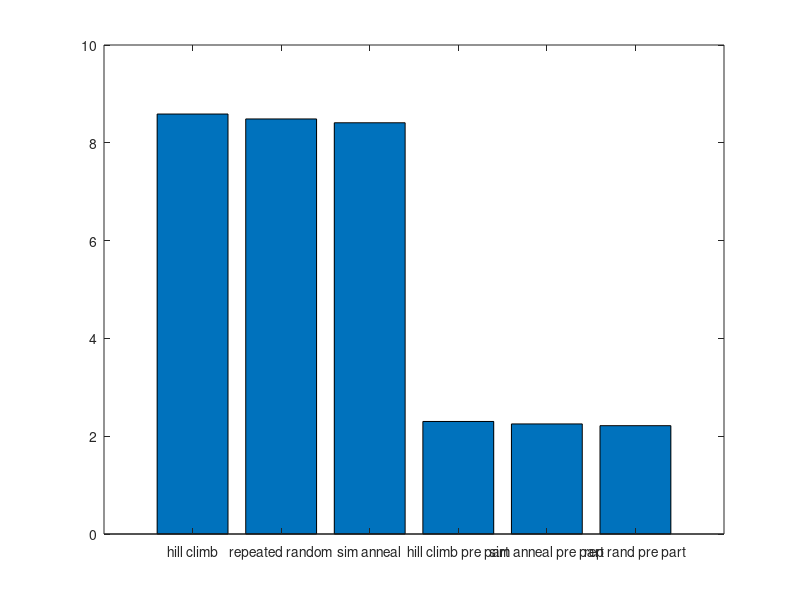

Recreate this plot in MATLAB.
clear all;
%% KK
fileID = fopen('kk_25k.txt', 'r');
formatSpec = '%d %f %d';
sizetimings = [3 100];
results = fscanf(fileID,formatSpec,sizetimings);

mean_residue_kk = mean(results(1,:));
mean_time_kk= mean(results(2,:));

%% Hill Climb
fileID = fopen('hill_climb_25k.txt', 'r');
formatSpec = '%d %f %d';
sizetimings = [3 100];
results = fscanf(fileID,formatSpec,sizetimings);

mean_residue_hill_climb = mean(results(1,:));
mean_time_hill_climb = mean(results(2,:));

%% Repeated Random
fileID = fopen('rep_rand_25k.txt', 'r');
formatSpec = '%d %f %d';
sizetimings = [3 100];
results = fscanf(fileID,formatSpec,sizetimings);

mean_residue_rep_rand = mean(results(1,:));
mean_time_rep_rand = mean(results(2,:));

%% Simulated Annealing
fileID = fopen('sim_anneal_25k.txt', 'r');
formatSpec = '%d %f %d';
sizetimings = [3 100];
results = fscanf(fileID,formatSpec,sizetimings);

mean_residue_sim_anneal= mean(results(1,:));
mean_time_sim_anneal= mean(results(2,:));

%% Hill-Climb Pre-Partitioning
fileID = fopen('pre_hill_climb_25k.txt', 'r');
formatSpec = '%d %f %d';
sizetimings = [3 100];
results = fscanf(fileID,formatSpec,sizetimings);

mean_residue_hill_climb_pre_part= mean(results(1,:));
mean_time_hill_climb_pre_part= mean(results(2,:));

%% Repeated Random Pre-Partitioning
fileID = fopen('pre_rep_rand_25k.txt', 'r');
formatSpec = '%d %f %d';
sizetimings = [3 100];
results = fscanf(fileID,formatSpec,sizetimings);

mean_residue_rep_rand_pre_part = mean(results(1,:));
mean_time_rep_rand_pre_part = mean(results(2,:));

%% Simulated Annealing Pre-Partitioning
fileID = fopen('pre_sim_anneal_25k.txt', 'r');
formatSpec = '%d %f %d';
sizetimings = [3 100];
results = fscanf(fileID,formatSpec,sizetimings);

mean_residue_sim_anneal_pre_part= mean(results(1,:));
mean_time_sim_anneal_pre_part= mean(results(2,:));

fprintf('Residue of No Partition Algorithms: \n')
fprintf('Hill Climbing: %.0f\n', mean_residue_hill_climb)
fprintf('Repeated Random: %.0f\n', mean_residue_rep_rand)
fprintf('Simulated Annealing: %.0f\n\n', mean_residue_sim_anneal)

fprintf('Residue of Partitioned Algorithms: \n')
fprintf('Hill Climbing Pre Partitioned: %.0f\n', mean_residue_hill_climb_pre_part)
fprintf('Simulated Annealing Pre Partitioned: %.0f\n', mean_residue_sim_anneal_pre_part)
fprintf('Repeated Random Pre Partitioned: %.0f\n', mean_residue_rep_rand_pre_part)

all_mean_residues = [log10(mean_residue_hill_climb), log10(mean_residue_rep_rand), log10(mean_residue_sim_anneal), log10(mean_residue_hill_climb_pre_part), log10(mean_residue_sim_anneal_pre_part),log10(mean_residue_rep_rand_pre_part)];
b = bar(all_mean_residues);
set(gca, 'XTickLabel', {'hill climb', 'repeated random', 'sim anneal','hill climb pre part', 'sim anneal pre part','rep rand pre part'});

%% Plot timings for each algorithm